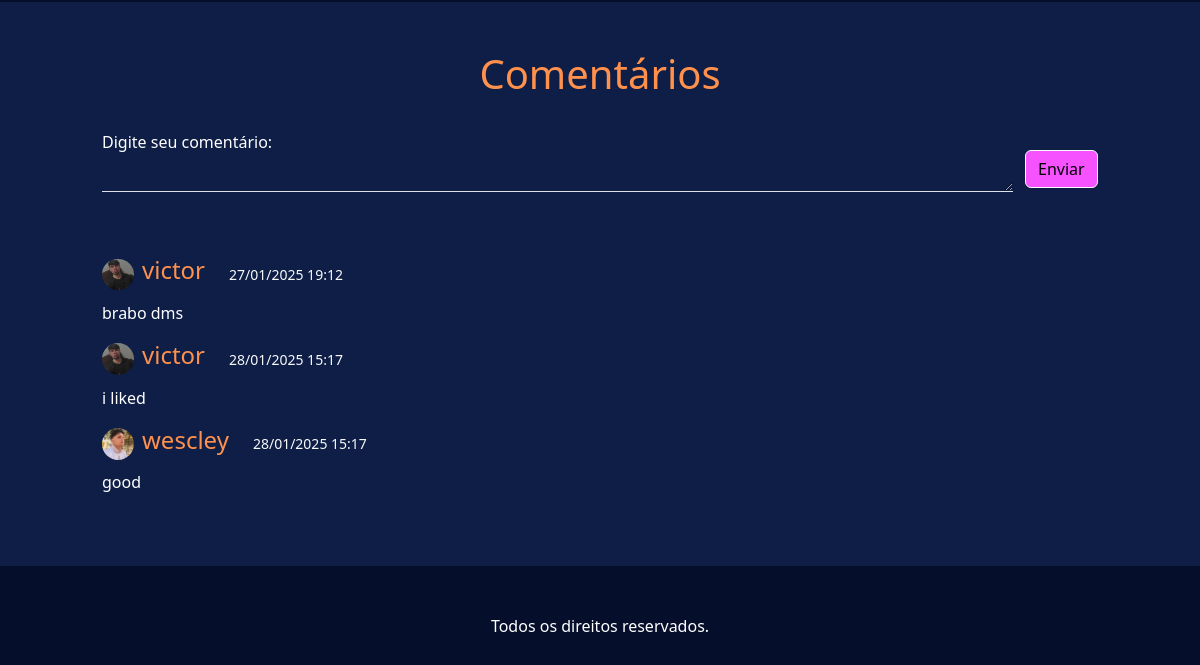
The page /post/1/ (lower part) on the database as committed earlier.
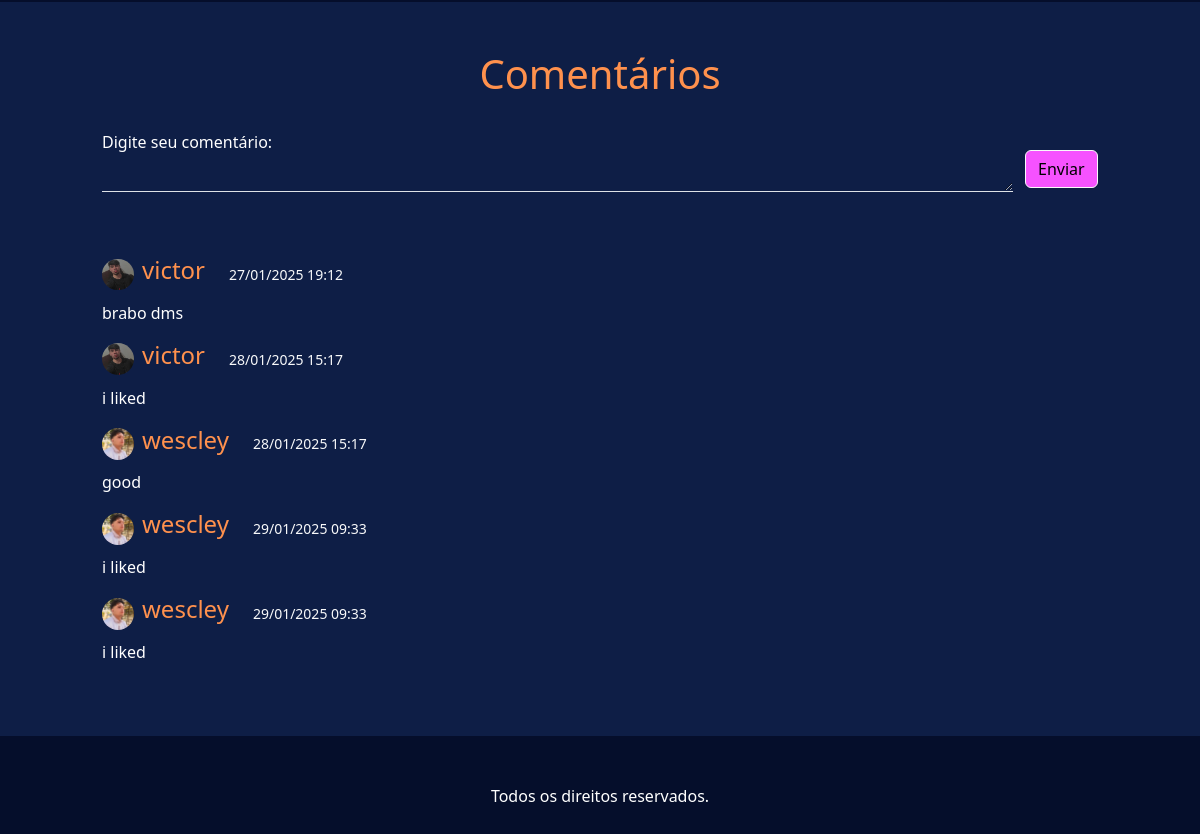
The same page on the database as committed later.
### ppi/models.py (models this page shows, shortened)
class Comentario(models.Model):
    usuario = models.ForeignKey(Profile, on_delete=models.CASCADE)
    projeto = models.ForeignKey(Projeto, on_delete=models.CASCADE, related_name="comentarios",null=True)
    texto =  models.TextField(max_length=1000)
    criado_em = models.DateTimeField(auto_now_add=True)

### users/models.py (models this page shows, shortened)
class Profile(models.Model):
    user = models.OneToOneField(User, on_delete=models.CASCADE, related_name="profile")
    avatar = models.ImageField(blank=True, null=True)
    primeiro_nome = models.CharField(max_length=50, blank=True)
    ultimo_sobrenome = models.CharField(max_length=50, blank=True)

class User(AbstractUser):
    vinculo = models.ForeignKey(Vinculo, on_delete=models.CASCADE, null=True, blank=True)
    curso = models.ForeignKey(Curso, on_delete=models.CASCADE, null=True)

### ppi/views.py (the view)
# urls.py: path("post/<int:id>/", views.post, name = "post"),
def post(request, id):
    projeto = get_object_or_404(Projeto, id=id)
    comentarios = projeto.comentarios.all()
    if request.method == "POST":
        form = ComentarioForm(request.POST)
        if form.is_valid():
            comentario = form.save(commit=False)
            comentario.usuario = request.user.profile
            comentario.projeto = projeto
            comentario.save()
            return redirect('post', id=projeto.id)
    else:
        form = ComentarioForm()
    context = {
        'projeto': projeto,
        'comentarios': comentarios,
        'form': form
    }
    return render(request, "post.html", context)

### ppi/forms.py
class ComentarioForm(forms.ModelForm):
    class Meta:
        model = Comentario
        fields = ['texto']
        labels = {
            'texto': 'Digite seu comentário'
        }
    def __init__(self, *args, **kwargs):
        super().__init__(*args, **kwargs)
        self.fields['texto'].widget.attrs.update({
            'class': 'form-control mb-2 text-white bg-transparent border-0 rounded-0 border-bottom text-white',
            'rows': '1',
            'required': 'true',
        })

### ppi/context_processors.py (called while the page is built)
def cursos(request):
    return {
        "cursos" : Curso.objects.all,
    }

### ppi/templates/post.html (shortened to what this page needs)
{% extends "base.html" %}
{% load static %}
{% block conteudo %}
<div class="container-fluid blueback py-5">
    <div class="container custom-container">
        <h1 class="laranja text-center">Comentários</h1>
        <div class="py-2 mt-4">
            <form method="post">
                <div class="row">
                    <div class="col-11">
                        {{form.as_p}}
                    </div>
                    <div class="col-1 p-0 m-0 d-flex">
                        <button type="submit" class="btn btn-light me-auto my-auto fundo-roxinho">Enviar</button>
                    </div>
                </div>
            </form>
            <div class="w-100 pt-5">
                {% for comentario in projeto.comentarios.all %}
                <div class="d-flex align-items-center">
                    <div class="d-flex align-items-center">
                        <img src="
                        {% if comentario.usuario.avatar %}
                            {{comentario.usuario.avatar.url}} {% else %} {% static 'imgs/usericn.jpg' %}
                        {% endif %}" class="rounded-circle"
                        style="max-width: 2rem;" alt="{{comentario.usuario.user.username}}">
                        <h4 class="laranja ms-2">
                            {{ comentario.usuario.user.username }}
                        </h4>
                    </div>
                    <small class="text-light ms-4 fw-light">
                        {{ comentario.criado_em|date:"d/m/Y H:i" }}
                    </small>
                </div>
                <p class="mt-2 mb-3 text-white">
                    {{ comentario.texto }}
                </p>
                {% empty %}
                    <p class="text-white">
                        Sem comentários ainda.
                    </p>
                {% endfor %}
            </div>
        </div>
    </div>
</div>
{% endblock conteudo %}

Rows that differ between the two databases and show on the page:
added Comentario: usuario.avatar (picture), usuario.user.username "wescley", criado_em "29/01/2025 09:33", texto "i liked"
added Comentario: usuario.avatar (picture), usuario.user.username "wescley", criado_em "29/01/2025 09:33", texto "i liked"
